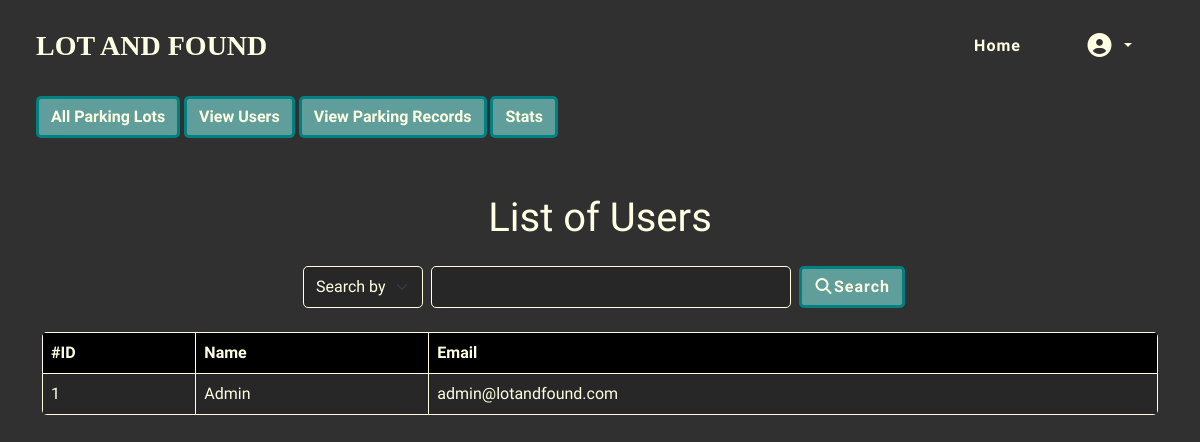
Before: /admin/users (signed in) with the older database file.
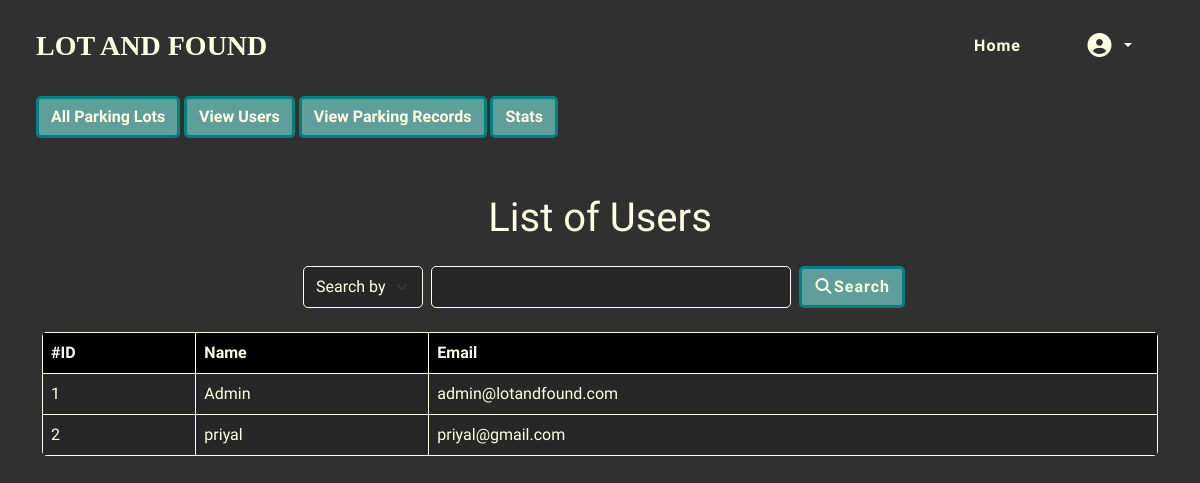
After: the same page with the newer database file.
### models.py (models this page shows)
class User(db.Model):
    __tablename__ = 'user'
    user_id = db.Column(db.Integer, primary_key=True)
    email = db.Column(db.String(40), unique=True)
    password = db.Column(db.String(256), nullable=False)
    name = db.Column(db.String(64), nullable=True)
    is_admin = db.Column(db.Boolean, nullable = False, default = False)

### routes.py (the view)
@app.route('/admin/users')
@admin_required
def view_users():
    parameter = request.args.get('parameter')
    query = request.args.get('query')
    if parameter == 'name':
        users = User.query.filter(User.name.ilike(f'%{query}%')).all()
        return render_template("admin/view_users.html", users = users)
    users = User.query.all()
    return render_template("admin/view_users.html", users = users)

### routes.py (called while the page is built)
def admin_required(func):
    @wraps(func)
    def inner(*args, **kwargs):
        if 'user_id' not in session:
            flash("Please login first","warning")
            return redirect(url_for('login'))
        user = User.query.get(session['user_id'])
        if not user:
            return redirect(url_for('logout'))
        if user.is_admin == False:
            flash("You are not allowed to access this page","warning")
            return redirect(url_for('home'))
        return func(*args, **kwargs)
    return inner

### templates/admin/view_users.html (shortened to what this page needs)
{% extends "base.html" %}
{% block content %}
{% include "admin/admin_nav.html" with context %}
<div class="container my-5
">
<h1 class="display-6 my-display my-4">List of Users</h1>
 {% include "admin/admin_search.html" with context %}
<table class="table my-table table-hover">
  <thead>
    <tr>
      <th scope="col">#ID</th>
      <th scope="col">Name</th>
      <th scope="col">Email</th>
    </tr>
  </thead>
  <tbody>
    {% for user in users %}
    <tr>
      <td scope="row">{{user.user_id}}</td>
      <td>{{user.name}}</td>
      <td>{{user.email}}</td>
    </tr>
   {% endfor %}
  </tbody>
</table>
</div>
{% endblock %}

Changed rows visible on the page:
added User: user_id "2", name "priyal", email "priyal@gmail.com"
